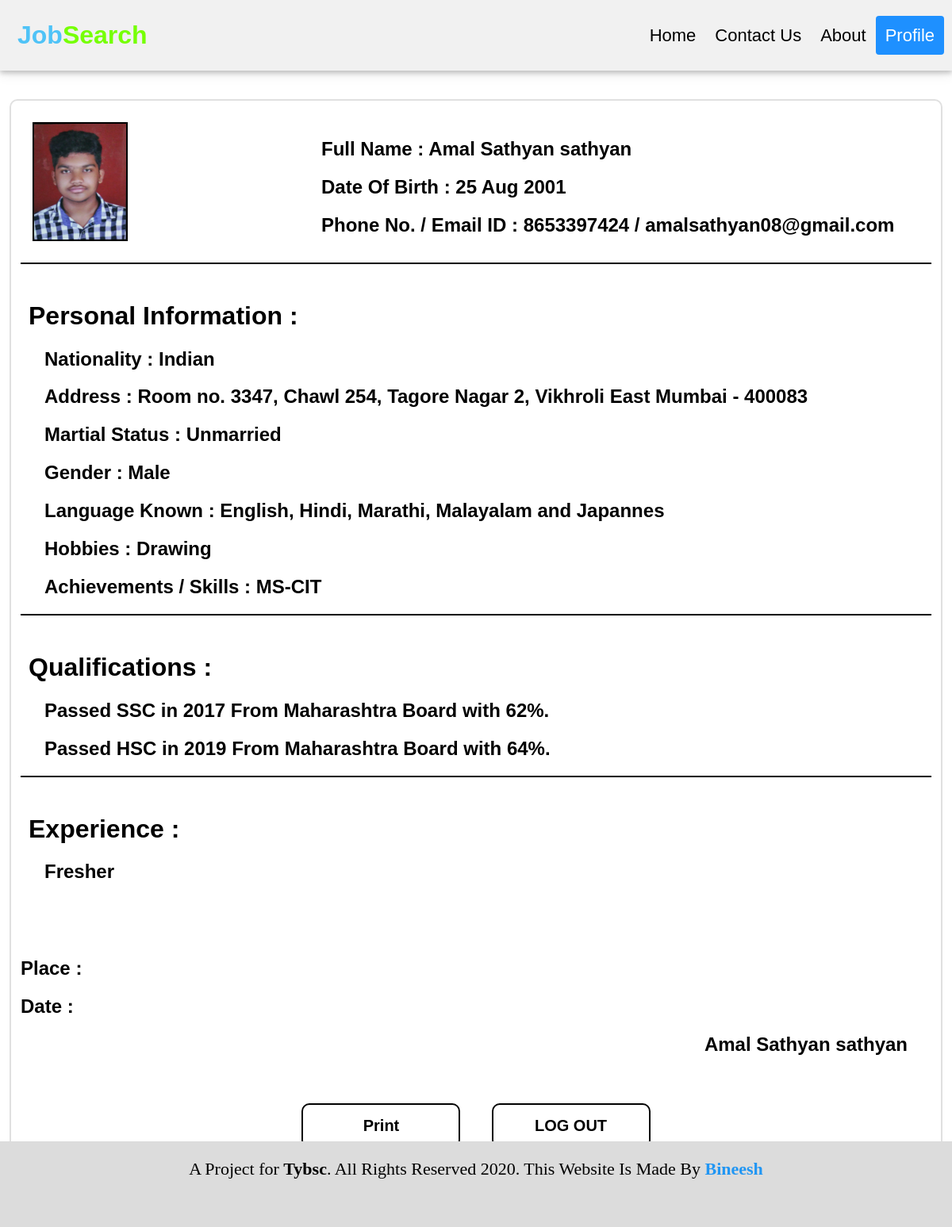
/profile.php (signed in), run on the app's committed database.
### tables this page shows
CREATE TABLE IF NOT EXISTS `person` (
  `srno` varchar(250) NOT NULL,
  `firstname` varchar(250) NOT NULL,
  `middlename` varchar(250) NOT NULL,
  `lastname` varchar(250) NOT NULL,
  `phoneno` varchar(250) NOT NULL,
  `emailid` varchar(250) NOT NULL,
  `gender` varchar(250) NOT NULL,
  `password` varchar(250) NOT NULL,
  `date` varchar(250) NOT NULL,
  `month` varchar(250) NOT NULL,
  `year` varchar(250) NOT NULL,
  `status` varchar(250) NOT NULL,
  `nationality` varchar(250) NOT NULL,
  `language` varchar(250) NOT NULL,
  `address` varchar(250) NOT NULL,
  `hobbies` varchar(250) NOT NULL,
  `experience` varchar(250) NOT NULL,
  `ssc` varchar(250) NOT NULL,
  `sscyear` varchar(250) NOT NULL,
  `sscfrom` varchar(250) NOT NULL,
  `sscpercentage` varchar(250) NOT NULL,
  `hsc` varchar(250) NOT NULL,
  `hscyear` varchar(250) NOT NULL,
  `hscfrom` varchar(250) NOT NULL,
  `hscpercentage` varchar(250) NOT NULL,
  `skills` varchar(250) NOT NULL,
  `imagesrc` varchar(250) NOT NULL,
  PRIMARY KEY (`srno`,`phoneno`,`emailid`,`password`)
);

### profile.php (the view, shortened to what this page needs)
<?php
	include("connection.php");
	$personuser = $_SESSION['pun'];
	$personquery = "select * from person where emailid='$personuser'";
	$persondata = mysqli_query($conn, $personquery);
	$personresult = mysqli_fetch_assoc($persondata);
?>
<!DOCTYPE html>
<html>
	<head>
		<link rel="stylesheet" href="css/header.css">
		<link rel="stylesheet" href="css/footer.css">
		<link rel="stylesheet" href="css/rowcolstyle.css">
		<link rel="stylesheet" href="css/profilestyle.css">
		<link rel="stylesheet" media="print" href="css/print.css" />
	</head>
	<body>
		<div class="header" id="navbar">
			<a href="home.php" class="logo"><span style="color:#4FC3F7;">Job</span><span style="color:#76FF03;">Search</span></a>
			<div class="header-right">
				<a href="home.php">Home</a>
				<a href="contact.php">Contact Us</a>
				<a href="about.php">About</a>
				<a href="profile.php" class="active">Profile</a>
			</div>
		</div>
		<div class="content">
			<div class="profiledesign">
				<div id="printresume">
					<div class="row">
						<div class="col">
							<img src="<?php echo $personresult['imagesrc'];?>" width="120" height="150" border="2" class="pp">
						</div>
						<div class="col">
							<div class="headerprofile">
								<h2>Full Name : <?php echo $personresult['firstname']." ".$personresult['middlename']." ".$personresult['lastname'];?></h2>
								<h2>Date Of Birth : <?php echo $personresult['date']." ".$personresult['month']." ".$personresult['year'];?></h2>
								<h2>Phone No. / Email ID : <?php echo $personresult['phoneno'];?> / <?php echo $personresult['emailid'];?></h2>
							</div>
						</div>
					</div>
					<hr class="new1">
					<br>
					<h1 class="ml">Personal Information : </h1>
					<div class="pinfo">
						<h2>Nationality   : <?php echo $personresult['nationality'];?></h2>
						<h2>Address        : <?php echo $personresult['address'];?></h2>
						<h2>Martial Status : <?php echo $personresult['status'];?></h2>
						<h2>Gender         : <?php echo $personresult['gender'];?></h2>
						<h2>Language Known : <?php echo $personresult['language'];?> </h2>
						<h2>Hobbies        : <?php echo $personresult['hobbies'];?></h2>
						<h2>Achievements / Skills   : <?php echo $personresult['skills'];?></h2>
					</div>
					<hr class="new1">
					<br>
					<h1 class="ml">Qualifications : </h1>
					<div class="edu">
						<h2><?php echo $personresult['ssc'];?> SSC in <?php echo $personresult['sscyear'];?> From <?php echo $personresult['sscfrom'];?> with <?php echo $personresult['sscpercentage'];?>%.</h2>
						<h2><?php echo $personresult['hsc'];?> HSC in <?php echo $personresult['hscyear'];?> From <?php echo $personresult['hscfrom'];?> with <?php echo $personresult['hscpercentage'];?>%.</h2>
					</div>
					<hr class="new1">
					<br>
					<h1 class="ml">Experience : </h1>
					<div class="oedu">
						<h2><?php echo $personresult['experience'];?>  </h2>
					</div>
					<br>
					<br>
					<br>
					<h2>Place : </h2>
					<h2>Date : </h2>
					<h2 class="left"><?php echo $personresult['firstname']." ".$personresult['middlename']." ".$personresult['lastname'];?> </h2>
				</div>
				<center><pre><button name="print" id="print" class="btn" onclick="pscreen()">Print</button>     <button name="logout" id="logout" class="btn" onclick="logoutpage()">LOG OUT</button></pre></center>
			</div>
		</div>
		<div class="footer">
			<p>A Project for <b>Tybsc</b>. All Rights Reserved <i class="fa fa-copyright" aria-hidden="true"></i> 2020. This Website Is Made By <a href="">Bineesh</a></p>
		</div>
	</body>
</html>

### css/header.css (style rules this page uses)
* { box-sizing: border-box; }
body { margin: 0; font-family: Arial, Helvetica, sans-serif; }
.header { overflow: hidden; background-color: #f1f1f1; padding: 20px 10px; box-shadow: 0 3px 6px 0 rgba(0, 0, 0, 0.2), 0 4px 15px 0 rgba(0, 0, 0, 0.10); }
.header a { float: left; color: black; text-align: center; padding: 12px; text-decoration: none; font-size: 22px; line-height: 25px; border-radius: 4px; }
.header a.logo { font-size: 32px; font-weight: bold; }
.header a.active { background-color: dodgerblue; color: white; }
.header-right { float: right; }

### css/footer.css (style rules this page uses)
.footer { position: fixed; left: 0; bottom: 0; width: 100%; height: 7%; background-color: #DCDCDC; color: black; text-align: center; }
.footer p { font-size: 22px; font-family: Cambria; }
.footer p a { text-decoration: none; font-weight: bold; color: #2196F3; }

### css/rowcolstyle.css (style rules this page uses)
.row:after { content: ""; display: table; clear: both; }
.col { float: left; width: 50%; margin-top: 10px; padding: 5px; }

### css/profilestyle.css (style rules this page uses)
* { box-sizing: border-box; }
body { margin: 0; }
.profiledesign { margin-top:3%; margin-left: 1%; margin-right: 1%; margin-bottom: 6%; border: 2px solid #E0E0E0; border-radius: 10px; padding: 1%; }
.headerprofile { margin-left: -200px; }
img.pp { margin-left: 10px; }
hr.new1 { border: 1px solid black; }
h1.ml { margin-left: 10px; }
.pinfo { margin-left: 30px; }
.edu { margin-left: 30px; }
.oedu { margin-left: 30px; }
h2.left { text-align: right; margin-right: 30px; }
.btn { border: 2px solid #000000; margin-top: 40px; color: black; font-weight: bold; width: 200px; padding: 15px 32px; text-align: center; text-decoration: none; border-radius: 10px; display: inline-block; font-size: 20px; background: none; }

### css/print.css (style rules this page uses)
.header, .footer, center { display: none; }
* { font-size: 18px; font-family: Times New Roman; }
.profiledesign { border: none; margin-top: -60px; }
.ml { font-size: 22px; }

### data on the page
person: imagesrc (picture), firstname "Amal", middlename "Sathyan", lastname "sathyan", date "25", month "Aug", year "2001", phoneno "8653397424", emailid "amalsathyan08@gmail.com", nationality "Indian", address "Room no. 3347, Chawl 254, Tagore Nagar 2, Vikhroli East Mumbai - 400083", status "Unmarried", gender "Male", language "English, Hindi, Marathi, Malayalam and Japannes", hobbies "Drawing", skills "MS-CIT", ssc "Passed", sscyear "2017", sscfrom "Maharashtra Board", sscpercentage "62", hsc "Passed", hscyear "2019", hscfrom "Maharashtra Board", hscpercentage "64", experience "Fresher"
